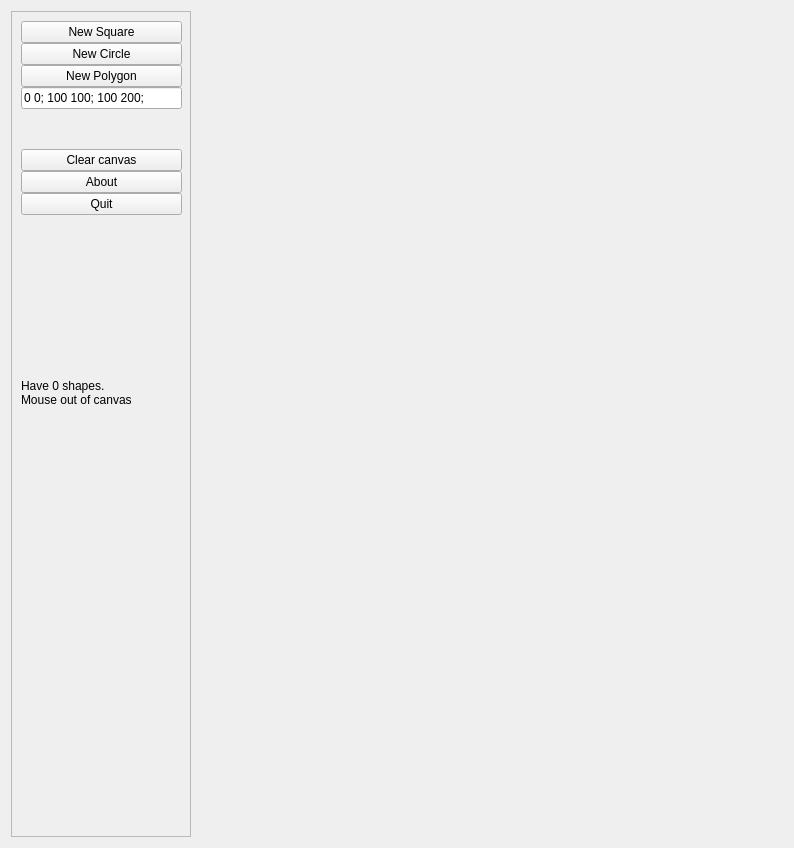
<?xml version="1.0" encoding="UTF-8"?>
<ui version="4.0">
 <class>mainForm</class>
 <widget class="QWidget" name="mainForm">
  <property name="geometry">
   <rect>
    <x>0</x>
    <y>0</y>
    <width>794</width>
    <height>848</height>
   </rect>
  </property>
  <property name="windowTitle">
   <string>OpenGl - Qt -Direct Mode Drawing</string>
  </property>
  <layout class="QGridLayout" name="gridLayout">
   <item row="0" column="1">
    <widget class="GLWidget" name="drawingCanvas" native="true">
     <property name="mouseTracking">
      <bool>true</bool>
     </property>
    </widget>
   </item>
   <item row="0" column="0">
    <widget class="QFrame" name="frame">
     <property name="sizePolicy">
      <sizepolicy hsizetype="Fixed" vsizetype="Preferred">
       <horstretch>0</horstretch>
       <verstretch>0</verstretch>
      </sizepolicy>
     </property>
     <property name="minimumSize">
      <size>
       <width>180</width>
       <height>0</height>
      </size>
     </property>
     <property name="frameShape">
      <enum>QFrame::StyledPanel</enum>
     </property>
     <property name="frameShadow">
      <enum>QFrame::Raised</enum>
     </property>
     <widget class="QWidget" name="verticalLayoutWidget">
      <property name="geometry">
       <rect>
        <x>10</x>
        <y>10</y>
        <width>161</width>
        <height>386</height>
       </rect>
      </property>
      <layout class="QVBoxLayout" name="verticalLayout_2">
       <property name="spacing">
        <number>0</number>
       </property>
       <property name="sizeConstraint">
        <enum>QLayout::SetNoConstraint</enum>
       </property>
       <item>
        <widget class="QPushButton" name="newSquarePushButton">
         <property name="text">
          <string>New Square</string>
         </property>
        </widget>
       </item>
       <item>
        <widget class="QPushButton" name="newCirclePushButton">
         <property name="text">
          <string>New Circle</string>
         </property>
        </widget>
       </item>
       <item>
        <widget class="QPushButton" name="newPolygonPushButton">
         <property name="text">
          <string>New Polygon</string>
         </property>
        </widget>
       </item>
       <item>
        <widget class="QLineEdit" name="polygonEdit">
         <property name="text">
          <string>0 0; 100 100; 100 200;</string>
         </property>
        </widget>
       </item>
       <item>
        <spacer name="verticalSpacer_2">
         <property name="orientation">
          <enum>Qt::Vertical</enum>
         </property>
         <property name="sizeType">
          <enum>QSizePolicy::Fixed</enum>
         </property>
         <property name="sizeHint" stdset="0">
          <size>
           <width>20</width>
           <height>40</height>
          </size>
         </property>
        </spacer>
       </item>
       <item>
        <widget class="QPushButton" name="clearCanvasButton">
         <property name="text">
          <string>Clear canvas</string>
         </property>
        </widget>
       </item>
       <item>
        <widget class="QPushButton" name="aboutPushButton">
         <property name="text">
          <string>About</string>
         </property>
        </widget>
       </item>
       <item>
        <widget class="QPushButton" name="quitPushButton">
         <property name="text">
          <string>Quit</string>
         </property>
        </widget>
       </item>
       <item>
        <spacer name="verticalSpacer">
         <property name="orientation">
          <enum>Qt::Vertical</enum>
         </property>
         <property name="sizeType">
          <enum>QSizePolicy::Expanding</enum>
         </property>
         <property name="sizeHint" stdset="0">
          <size>
           <width>20</width>
           <height>200</height>
          </size>
         </property>
        </spacer>
       </item>
       <item>
        <widget class="QLabel" name="shapeNumberLabel">
         <property name="text">
          <string>Have 0 shapes.</string>
         </property>
        </widget>
       </item>
       <item>
        <widget class="QLabel" name="mousePositionLabel">
         <property name="text">
          <string>Mouse out of canvas</string>
         </property>
        </widget>
       </item>
      </layout>
     </widget>
    </widget>
   </item>
  </layout>
 </widget>
 <customwidgets>
  <customwidget>
   <class>GLWidget</class>
   <extends>QWidget</extends>
   <header>glwidget.h</header>
   <container>1</container>
   <slots>
    <signal>mouseMoved(int,int)</signal>
    <signal>shapesDrawn(int)</signal>
    <slot>newSquare()</slot>
    <slot>newCircle()</slot>
    <slot>newPolygon(QPolygon)</slot>
    <slot>clearShapes()</slot>
   </slots>
  </customwidget>
 </customwidgets>
 <resources/>
 <connections>
  <connection>
   <sender>aboutPushButton</sender>
   <signal>clicked()</signal>
   <receiver>mainForm</receiver>
   <slot>aboutBut()</slot>
   <hints>
    <hint type="sourcelabel">
     <x>92</x>
     <y>199</y>
    </hint>
    <hint type="destinationlabel">
     <x>190</x>
     <y>185</y>
    </hint>
   </hints>
  </connection>
  <connection>
   <sender>quitPushButton</sender>
   <signal>clicked()</signal>
   <receiver>mainForm</receiver>
   <slot>close()</slot>
   <hints>
    <hint type="sourcelabel">
     <x>143</x>
     <y>223</y>
    </hint>
    <hint type="destinationlabel">
     <x>193</x>
     <y>234</y>
    </hint>
   </hints>
  </connection>
  <connection>
   <sender>newSquarePushButton</sender>
   <signal>clicked()</signal>
   <receiver>drawingCanvas</receiver>
   <slot>newSquare()</slot>
   <hints>
    <hint type="sourcelabel">
     <x>174</x>
     <y>27</y>
    </hint>
    <hint type="destinationlabel">
     <x>202</x>
     <y>30</y>
    </hint>
   </hints>
  </connection>
  <connection>
   <sender>newCirclePushButton</sender>
   <signal>clicked()</signal>
   <receiver>drawingCanvas</receiver>
   <slot>newCircle()</slot>
   <hints>
    <hint type="sourcelabel">
     <x>161</x>
     <y>59</y>
    </hint>
    <hint type="destinationlabel">
     <x>229</x>
     <y>55</y>
    </hint>
   </hints>
  </connection>
  <connection>
   <sender>clearCanvasButton</sender>
   <signal>clicked()</signal>
   <receiver>drawingCanvas</receiver>
   <slot>clearShapes()</slot>
   <hints>
    <hint type="sourcelabel">
     <x>109</x>
     <y>175</y>
    </hint>
    <hint type="destinationlabel">
     <x>489</x>
     <y>423</y>
    </hint>
   </hints>
  </connection>
  <connection>
   <sender>drawingCanvas</sender>
   <signal>mouseMoved(int,int)</signal>
   <receiver>mainForm</receiver>
   <slot>updateMouseLabel(int,int)</slot>
   <hints>
    <hint type="sourcelabel">
     <x>489</x>
     <y>423</y>
    </hint>
    <hint type="destinationlabel">
     <x>396</x>
     <y>423</y>
    </hint>
   </hints>
  </connection>
  <connection>
   <sender>newPolygonPushButton</sender>
   <signal>clicked()</signal>
   <receiver>mainForm</receiver>
   <slot>createPolygon()</slot>
   <hints>
    <hint type="sourcelabel">
     <x>99</x>
     <y>79</y>
    </hint>
    <hint type="destinationlabel">
     <x>396</x>
     <y>423</y>
    </hint>
   </hints>
  </connection>
  <connection>
   <sender>mainForm</sender>
   <signal>spawnPolygon(QPolygon)</signal>
   <receiver>drawingCanvas</receiver>
   <slot>newPolygon(QPolygon)</slot>
   <hints>
    <hint type="sourcelabel">
     <x>396</x>
     <y>423</y>
    </hint>
    <hint type="destinationlabel">
     <x>489</x>
     <y>423</y>
    </hint>
   </hints>
  </connection>
  <connection>
   <sender>drawingCanvas</sender>
   <signal>shapesDrawn(int)</signal>
   <receiver>mainForm</receiver>
   <slot>updateShapeNumber(int)</slot>
   <hints>
    <hint type="sourcelabel">
     <x>489</x>
     <y>423</y>
    </hint>
    <hint type="destinationlabel">
     <x>396</x>
     <y>423</y>
    </hint>
   </hints>
  </connection>
 </connections>
 <slots>
  <signal>spawnPolygon(QPolygon)</signal>
  <slot>colourHex()</slot>
  <slot>colourSnake()</slot>
  <slot>showHex(bool)</slot>
  <slot>showSnake(bool)</slot>
  <slot>endit()</slot>
  <slot>widthSlider(int)</slot>
  <slot>panMode(bool)</slot>
  <slot>openImage()</slot>
  <slot>depthSet(int)</slot>
  <slot>clear()</slot>
  <slot>aboutBut()</slot>
  <slot>helpBut()</slot>
  <slot>txt0()</slot>
  <slot>txt0(QString)</slot>
  <slot>txt1()</slot>
  <slot>txt1(QString)</slot>
  <slot>pressmebut()</slot>
  <slot>txt9(QString)</slot>
  <slot>txt99()</slot>
  <slot>updateMouseLabel(int,int)</slot>
  <slot>createPolygon()</slot>
  <slot>updateShapeNumber(int)</slot>
 </slots>
</ui>
